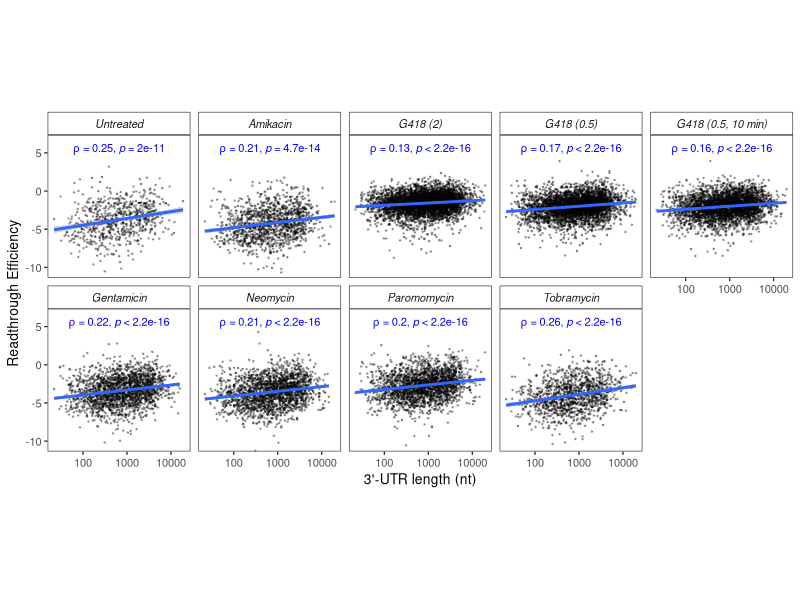

R code for this plot:
# ----------------------------------------
# Figure 4
# ----------------------------------------

library(dplyr)
library(ggplot2)
library(ggpubr)

dfu <- read.table("../Data/readthrough_3utr_length.txt", header = TRUE)
dfu$Sample <- recode_factor(dfu$Sample, Untr = "Untreated", Amik = "Amikacin", 
                            G418_2000 = "G418 (2)", G418_500 = "G418 (0.5)", G418_500_10min = "G418 (0.5, 10 min)",  
                            Genta = "Gentamicin", Neo = "Neomycin", Parom = "Paromomycin", Tobra = "Tobramycin")

p_all <- ggplot(dfu, aes(x = l_utr3, y = log_rte)) +
  geom_point(alpha = 0.3, color = "black", size = 0.25) +
  geom_smooth(method = "lm", formula = y~x) +
  stat_cor(method = "spearman", geom = "text", label.x.npc = "middle", label.y = 5.5, hjust = 0.5, vjust = 0.5, size = 8/.pt, cor.coef.name = "rho", color = "blue") +
  facet_wrap(~Sample, nrow = 2) +
  scale_x_log10() +
  xlab("3'-UTR length (nt)") + ylab("Readthrough Efficiency") + 
  coord_cartesian(ylim = c(-10.5, 6.5)) +
  theme_bw(base_size = 10) + 
  theme(panel.grid = element_blank(), panel.spacing.x = unit(0.2,"cm"), panel.spacing.y = unit(0.2, "cm"),
        strip.text = element_text(face = "italic"), strip.background = element_rect(fill = "white"), aspect.ratio = 1)

library(Cairo)
CairoFonts(
  regular = "Arial:style=Regular",
  bold = "Arial:style=Black",
  italic = "Arial:style=Italic",
  bolditalic = "Arial:style=Black Italic",
  symbol = "Symbol"
)

cairo_pdf(filename = "Figure4.pdf", family = "Arial", width = 7.5, height = 4) 
p_all
dev.off()
